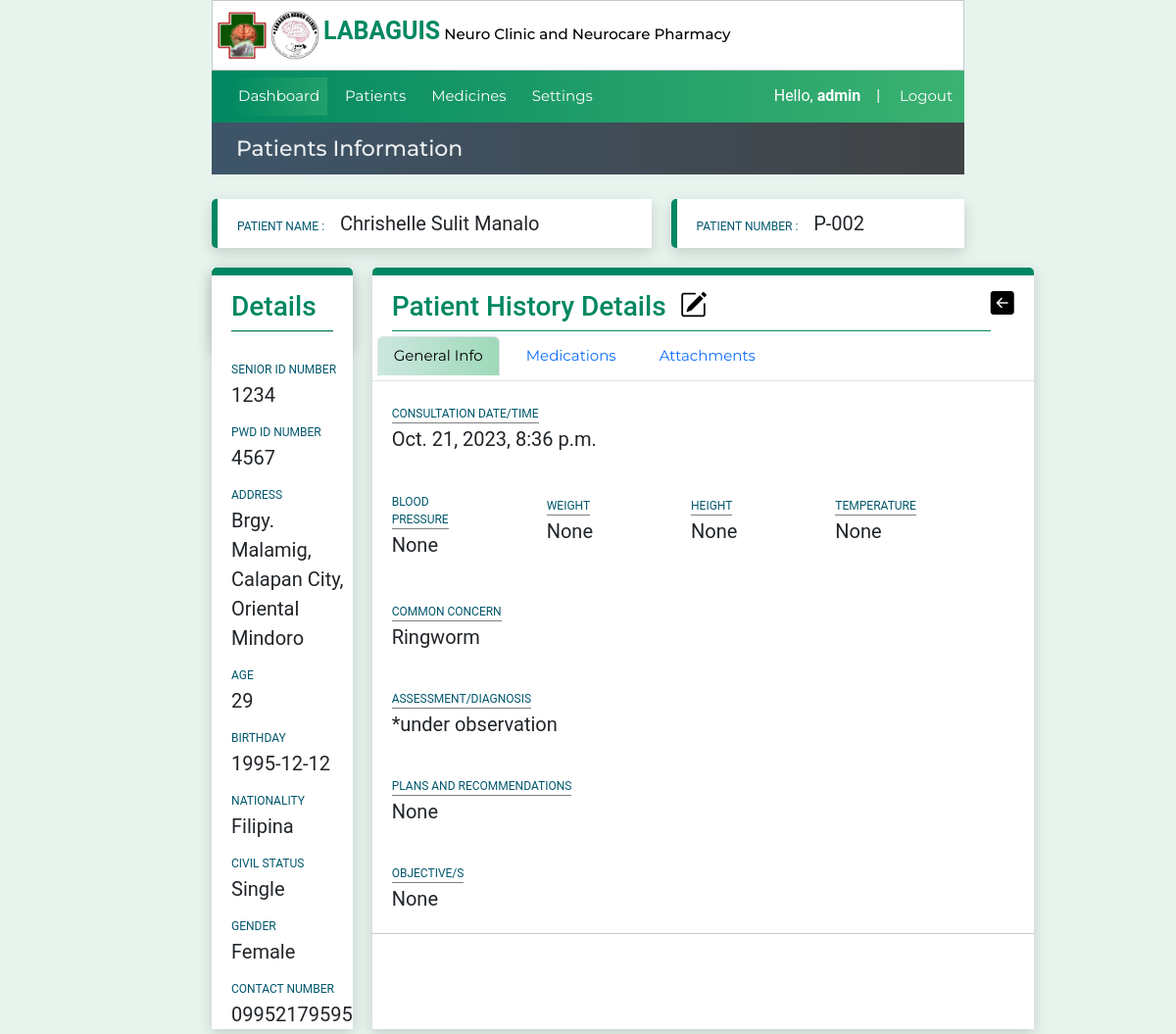
The page /patientinfo/27/patientmedinfo_geninfo/40 (signed in) on the database as committed earlier.
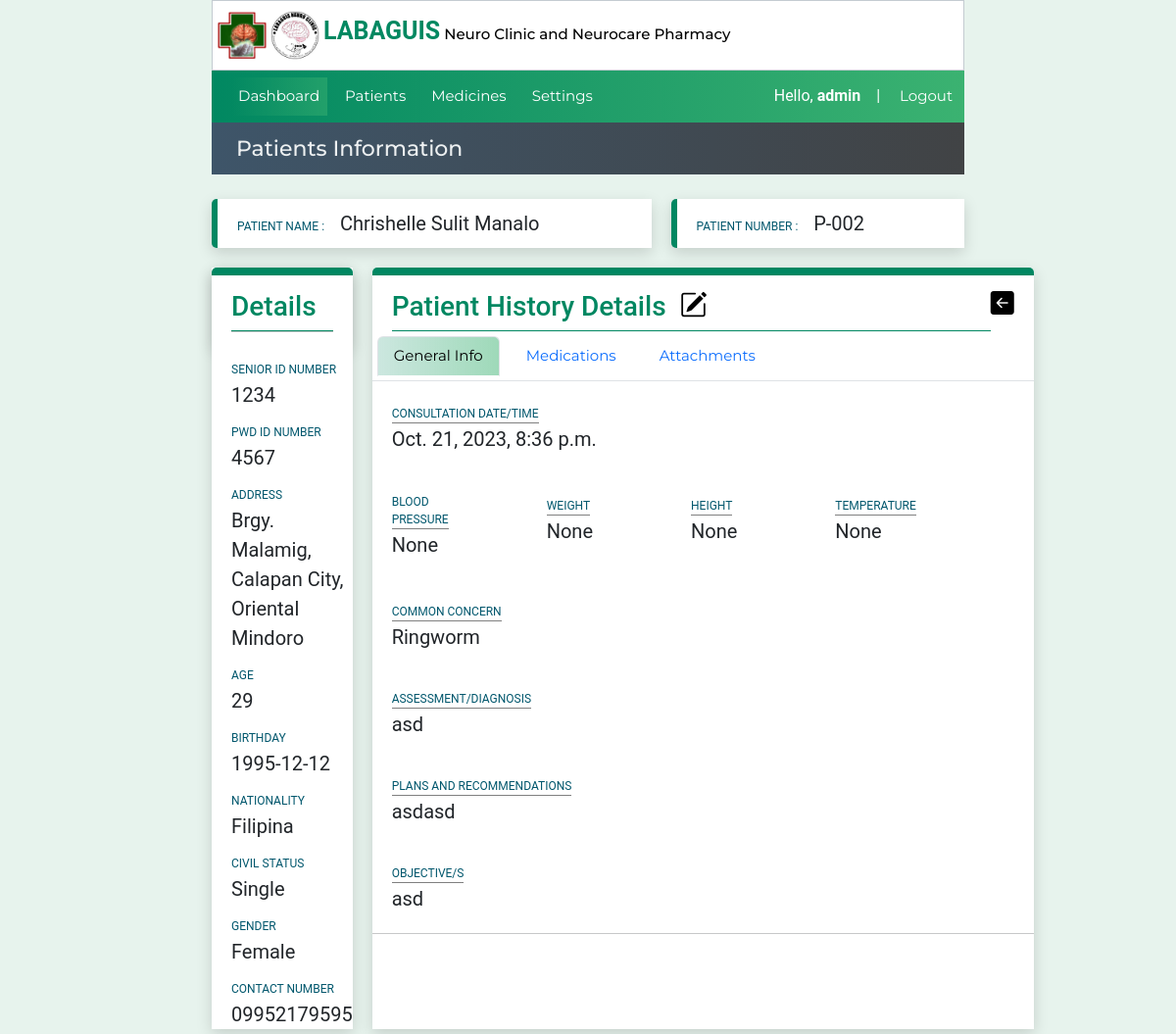
The same page on the database as committed later.
### website/models.py (models this page shows)
class Patienthistory(models.Model):
    created_at = models.DateTimeField(auto_now_add=True)
    consultCounter = models.CharField(max_length=50)
    patient_code=models.CharField(max_length=50)
    diagnosis = models.TextField(default="*under observation",max_length=500,null=True, blank=True)
    remarks = models.TextField(max_length=500,null=True, blank=True)
    objectives = models.TextField(max_length=500,null=True, blank=True)
    plans_recommendations = models.TextField(max_length=500,null=True, blank=True)
    bp = models.CharField(max_length=50,null=True, blank=True)
    weight = models.CharField(max_length=50,null=True, blank=True)
    height = models.CharField(max_length=50,null=True, blank=True)
    bodytemp = models.CharField(max_length=50,null=True, blank=True)

### website/views.py (the view, shortened to what this page needs)
# urls.py: path('patientinfo/<int:pk>/patientmedinfo_geninfo/<int:pkHistory>',views.patientmedinfo_geninfo, name='patientmedinfo_geninfo'),
@login_required(login_url="loginuser")
def patientmedinfo_geninfo(request,pk,pkHistory,selectedmed=''):
    form =PatientsAttachmentsForm()
    context=patientinfoData(pk)
    patienthistory_Data= Patienthistory.objects.get(id=pkHistory)
    context['patient_history']= patienthistory_Data
    pCode= context['pCode']
    context['medicinedata'] =Medicinelist.objects.all()
    context['form']=form
    context['patient_history_attachments'] = PatientsAttachments.objects.filter(patient_code=pCode,consultCounter=patienthistory_Data.consultCounter)
    return render(request,'patientmedinfo-geninfo.html',context)

### website/views.py (called while the page is built)
def patientinfoData(pk):
    medicines_list = Medicinelist.objects.all()
    patient_record = Patient.objects.get(id=pk)
    medicationrecord = Prescription.objects.filter(patient_code=patient_record.patient_code)
    context = { 'medicationrecord': medicationrecord,
               'patient_record':patient_record,
               'medicines_list':medicines_list,
               'pCode':patient_record.patient_code,
               'pID':pk,
               }
    return context

### website/templates/patientmedinfo-geninfo.html (shortened to what this page needs)
{% extends 'patientinfo.html' %}
{% load custom_tags %}
{% load static %}
{% block btn-back %} <a href="{% url "patienttable" %}">
    <h4 style="color:black;"><i class="bi bi-arrow-left-square-fill"></i></h4>
</a>{% endblock btn-back %}
{% block title %}
<div class="lbl-details ">
    <h3>Patient History Details &nbsp<a href="{% url "editmedicalhistory" pID patient_history.id  %}"><i
                class="bi iconcolor bi-pencil-square"></i></a></h3>
</div>
{% endblock title %}
{% block content1 %}
<ul class="nav nav-tabs">
    <li class="nav-item">
      <a class="nav-link active" aria-current="page" href="{% url "patientmedinfo_geninfo" pID patient_history.id %}">General Info</a>
    </li>
    <li class="nav-item">
      <a class="nav-link" href="{% url "patientmedinfo_medications" pID patient_history.id %}">Medications</a>
    </li>
    <li class="nav-item">
      <a class="nav-link" href="{% url "patientmedinfo_attachments" pID patient_history.id %}">Attachments</a>
    </li>
  </ul>
<div class="add_medicalhistorytable">
    <label class="lbl-pname5">CONSULTATION DATE/TIME</label><br />
    <label class="value-pname">{{patient_history.created_at}} </label>
</div>
<div class="add_medicalhistorytable_flex">
    <div class="history_item">
        <label class="lbl-pname5">BLOOD PRESSURE</label><br />
        <label class="value-pname">{{patient_history.bp}} </label><br />
    </div>
    <div class="history_item">
        <label class="lbl-pname5">WEIGHT</label><br />
        <label class="value-pname">{{patient_history.weight}} </label><br />
    </div>
    <div class="history_item">
        <label class="lbl-pname5">HEIGHT</label><br />
        <label class="value-pname">{{patient_history.height}} </label>
    </div>
    <div class="history_item">
        <label class="lbl-pname5">TEMPERATURE</label><br />
        <label class="value-pname">{{patient_history.bodytemp}} </label>
    </div>
</div>
<div class="add_medicalhistorytable">
    <label class="lbl-pname5">COMMON CONCERN</label><br />
    <label class="value-pname">{{patient_history.remarks}} </label>
</div>
<div class="add_medicalhistorytable">
    <label class="lbl-pname5">ASSESSMENT/DIAGNOSIS</label><br />
    <label class="value-pname">{{patient_history.diagnosis}} </label>
</div>
<div class="add_medicalhistorytable">
    <label class="lbl-pname5">PLANS AND RECOMMENDATIONS</label><br />
    <label class="value-pname">{{patient_history.plans_recommendations}} </label>
</div>
<div class="add_medicalhistorytable">
    <label class="lbl-pname5">OBJECTIVE/S</label><br />
    <label class="value-pname">{{patient_history.objectives}} </label>
</div>
<hr>
{% endblock content1 %}

Rows that differ between the two databases and show on the page:
changed Patienthistory "None": diagnosis "*under observation" → "asd"; plans_recommendations "None" → "asdasd"; objectives "None" → "asd"
